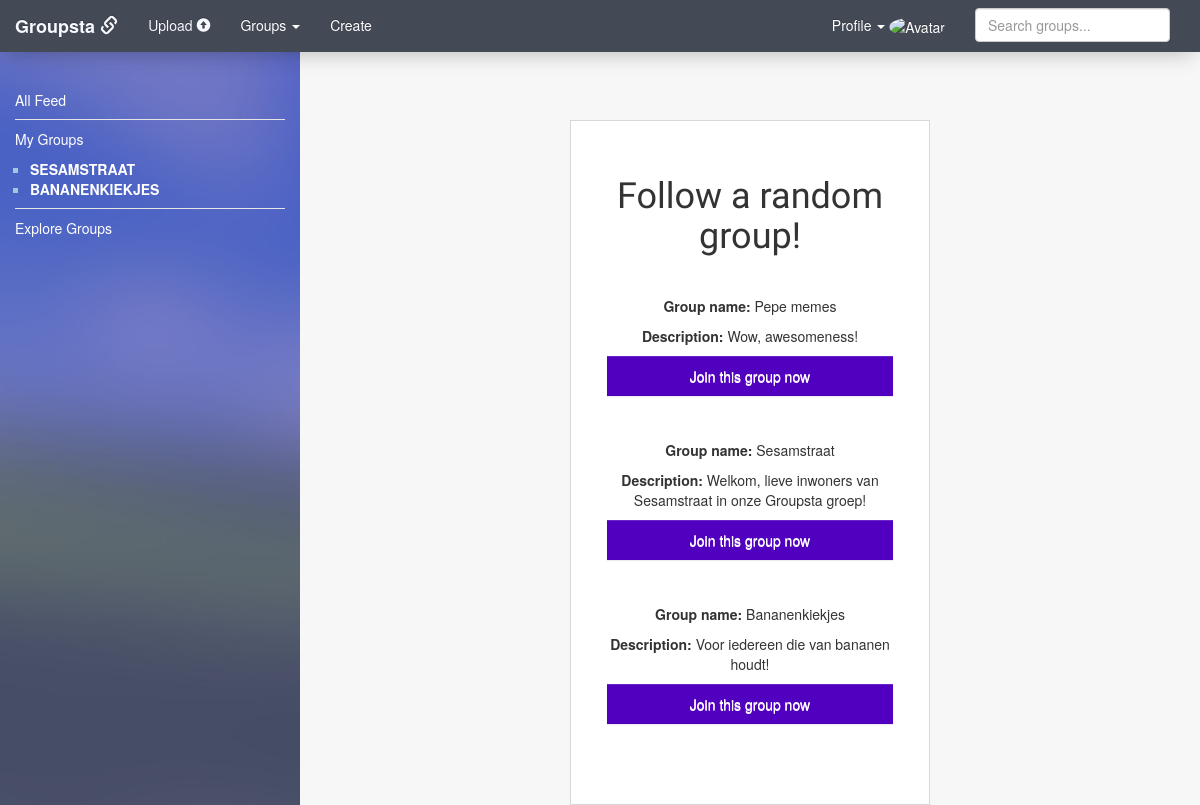
The page /followgroup (signed in) on the database its author committed.
### tables this page shows
CREATE TABLE 'follow' ('follow_id' INTEGER PRIMARY KEY AUTOINCREMENT NOT NULL, 'user_id' INTEGER, 'group_id' INTEGER,'username' TEXT,'groupname' TEXT, 'time' DATETIME DEFAULT CURRENT_TIMESTAMP, 'admin' INTEGER);

CREATE TABLE 'groups' ('group_id' INTEGER PRIMARY KEY AUTOINCREMENT NOT NULL, 'group_name' TEXT NOT NULL, 'bio' INTEGER NOT NULL, 'members' INTEGER, 'time' DATETIME NOT NULL DEFAULT CURRENT_TIMESTAMP);

### application.py (the view)
@app.route("/followgroup", methods=["GET", "POST"])
@login_required
def followgroup():
    group = groups.Group(session["user_id"])
    followable = group.exploregroups()
    groupfollow = group.followed()
    if request.method == "POST":
        if request.form["action"]:
            group_id = request.form["action"]
            follow = group.follow(group_id)
            return redirect(url_for("index"))
    else:
        return render_template("followgroup.html", followable = followable, groupnames = groupfollow)

### helpers.py (called while the page is built)
def login_required(f):
    @wraps(f)
    def decorated_function(*args, **kwargs):
        if session.get("user_id") is None:
            return redirect("/welcome")
        return f(*args, **kwargs)
    return decorated_function

### models/groups.py (called while the page is built)
    def exploregroups(self):
        result = db.execute("SELECT * FROM groups ORDER BY RANDOM() LIMIT 5")
        return result

    def followed(self):
        return db.execute("SELECT groupname FROM follow WHERE user_id = :id", id = self.user_id)

### templates/followgroup.html (shortened to what this page needs)
{% extends "layout.html" %}
{% block main %}
<body class="body_log_reg">
    <div class="main_container">
        <div class="container_log_reg">
            <form action="{{ url_for('followgroup') }}" method="post">
                <h1 id="follow_groups_h1">Follow a random group!</h1>
                {% for group in followable %}
                    <p><b>Group name:</b> {{ group.group_name }}</p>
                    <p><b>Description:</b> {{ group.bio }}</p>
                    <div class="panel_body">
                        <button name = "action" class="btn btn-default btn-block" id="log_reg_button" type = "submit" value = "{{ group.group_id }}">Join this group now</button>
                    </div>
                    <BR>
                {% endfor %}
            </form>
        </div>
    </div>
</body>
{% endblock %}

### templates/layout.html (shortened to what this page needs)
<!DOCTYPE html>
<html lang="en">
    <head>
        <link rel="stylesheet" href="https://maxcdn.bootstrapcdn.com/bootstrap/3.3.7/css/bootstrap.min.css">
        <link rel="stylesheet" href="https://maxcdn.bootstrapcdn.com/bootstrap/3.3.7/css/bootstrap-theme.min.css">
        <link href="{{ url_for('static', filename='style.css') }}" rel="stylesheet"/>
    </head>
    <body>
        <nav class = "navbar navbar-inverse" role = "navigation">
            <div class = "container-fluid">
            <div class= "navbar-header">
                <a class = "navbar-brand" href = "{{ url_for('index') }}"><font color="f8f8ff"><font family = "Lucida Console"><b> Groupsta <span class="glyphicon glyphicon-link"></span> </b></font></font></a>
            </div>
                <div class="collapse navbar-collapse" id="bs-example-navbar">
                    {% if session.user_id %}
                        <div class="navbar-form navbar-right">
                            <input class="form-control" placeholder="Search groups..." type="text" onkeyup="liveSearch(this.value)" required>
                        </div>
                    <ul class = "nav navbar-nav navbar-right">
                        <li class = "dropdown">
                                <a href = "#" class = "dropdown-toggle" data-toggle= "dropdown">Profile <span class="caret"></span> <img src="https://www.w3schools.com/w3images/avatar6.png" alt="Avatar" class="avatar">
                                </a>
                            </li>
                    </ul>
                    {% endif %}
                    <ul class = "nav navbar-nav navbar-left">
                        <li class = "active">
                            {% if session.user_id %}
                            <li><a href="{{ url_for('post') }}"><font color="f8f8ff">Upload <span class="glyphicon glyphicon-circle-arrow-up"></span> </font> </a></li>
                            <li class = "dropdown">
                                <a href = "#" class = "dropdown-toggle" data-toggle= "dropdown">Groups <span class="caret"></span></span>
                                </a>
                            </li>
                            <li><a href="{{ url_for('create') }}">Create</a></li>
                            {% else %}
                            <li><a href="{{ url_for('register') }}"><font color="f8f8ff">Join Groupsta</font></a></li>
                            <li><a href="{{ url_for('login') }}">Log In</a></li>
                            {% endif %}
                    </ul>
            </div>
        </div>
        </nav>
    <div class="container-fluid">
        {%- if request.path != "/login" %}
        {%- if request.path != "/register" %}
        {%- if request.path != "/welcome" %}
        <div class="row row-offcanvas row-offcanvas-left">
            <div class="col-xs-6 col-sm-3 sidebar-offcanvas" id="sidebar" role="navigation">
            <div class="sidebar-nav">
                    <ul class="nav">
                        <div class="sidenav">
                            {% if session.user_id %}
                            <li class="active"><a href="{{ url_for('index') }}">All Feed</a></li>
                            <li class="nav-divider"></li>
                            <p>My Groups</p>
                                {% for groupname in groupnames %}
                                <ul id = "loadgroups">
                                <li><a id="sidebar_groups" href="{{ groupname.groupname }}">{{ groupname.groupname }}</a></li>
                                </ul>
                                {% endfor %}
    						<li class="nav-divider"></li>
                            <li class="active"><a href="{{ url_for('followgroup') }}">Explore Groups</a></li>
                            {% endif %}
                    </ul>
                </div>
            </div>
            {% endif %}
            {% endif %}
            {% endif %}
            <main>
                <center>
                <br></br>
                {% block main %}{% endblock %}
            </main>
        </div>
    </body>
</html>

### static/style.css (style rules this page uses)
body, html, .container-fluid, .sidebar { height: 100%; min-height: 100%; margin: 0; }
body { background-color: #f7f7f7; height: 100%; }
h1 { font-family: 'Varela', sans-serif; }
#sidebar { position: fixed; height: 100%; top: 0; padding-top: 90px; background-image: url("../static/background.jpg"); background-position: center; background-repeat: no-repeat; background-size: cover; background-color: #ced3dd; }
.sidenav { color: #fff; }
.sidenav a { color: #fff; }
.navbar { border-radius: 0; margin-top: 0vh; background-image: none; -webkit-box-shadow: none; -moz-box-shadow: none; box-shadow: none; border: none; background-color: #444A55; position: fixed; width: 100vw; z-index: 1; -webkit-box-shadow: 0px 5px 23px -6px rgba(0,0,0,0.30); -moz-box-shadow: 0px 5px 23px -6px rgba(0,0,0,0.30); box-shadow: 0px 5px 23px -6px rgba(0,0,0,0.30); }
.navbar-inverse .navbar-nav>li>a { color: #fff; }
.body_log_reg { background-color: #f7f7f7; width: 100vw; }
.container_log_reg { width: 30vw; margin-left: auto; margin-right: auto; background-color: #fff; padding: 3vw; border: 1px solid #d8d8d8; }
.container_log_reg h1 { text-align: center; }
#log_reg_button { border: none; background: #5000BE !important; color: #fff; border-radius: 0; margin-bottom:2vw; vertical-align: middle; padding: 10px; }
.avatar { vertical-align: middle; width: 20px; height: 20px; border-radius: 50%; }
main { margin-top: 5vh; z-index: 100; }
.main_container { margin-left: 25vw; margin-top: 5vh; }
#sidebar_groups { text-transform: uppercase; font-weight: bold; }
#loadgroups { list-style-type:square; color: #a1c6dd; padding-left:15px; }
#follow_groups_h1 { margin-bottom: 40px; }

### rows shown on the page
follow: groupname "SESAMSTRAAT"
follow: groupname "BANANENKIEKJES"
groups: group_name "Pepe memes", bio "Wow, awesomeness!", {{ group.group_id }} 19 (drawn)
groups: group_name "Sesamstraat", bio "Welkom, lieve inwoners van Sesamstraat in onze Groupsta groep!", {{ group.group_id }} 17 (drawn)
groups: group_name "Bananenkiekjes", bio "Voor iedereen die van bananen houdt!", {{ group.group_id }} 18 (drawn)
